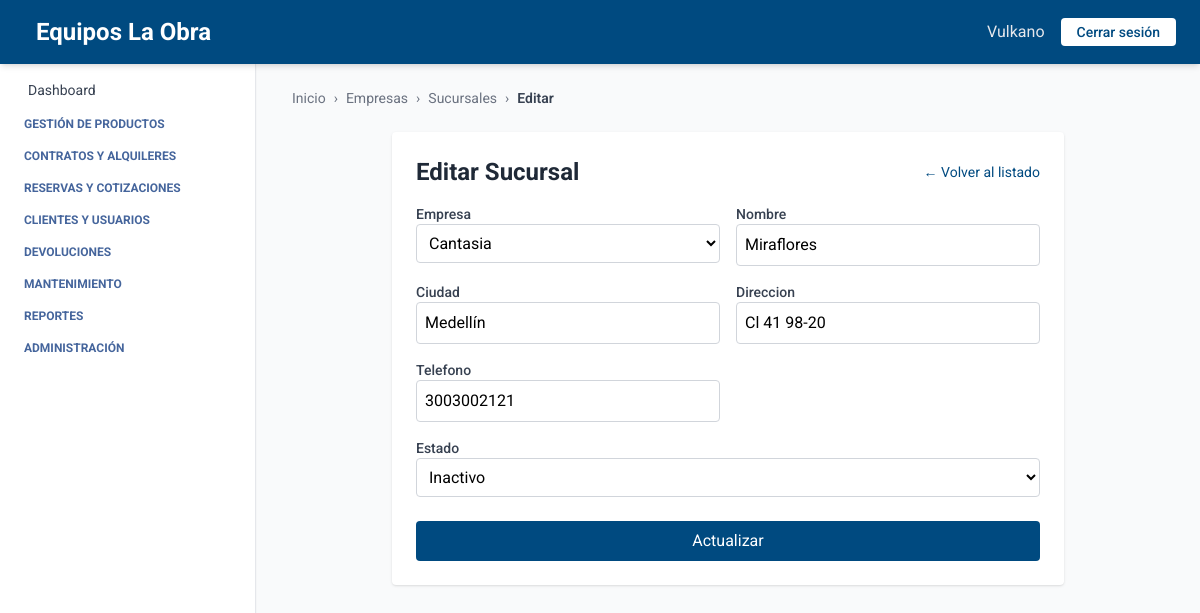
The page /empresa/sucursales/1/editar/ on the database as committed earlier.
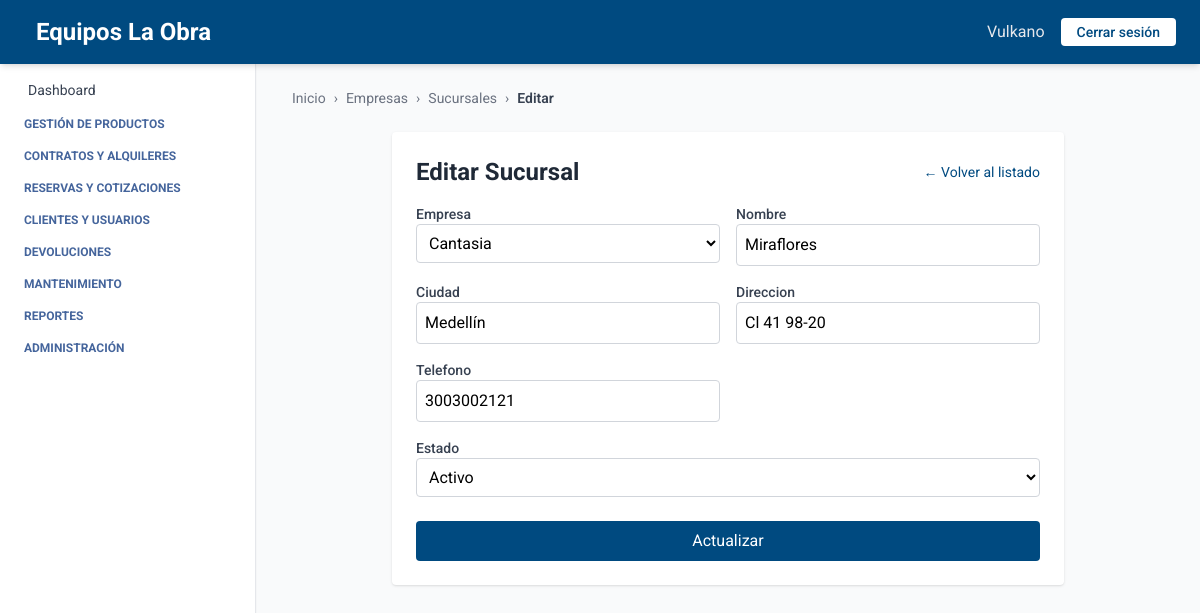
The same page on the database as committed later.
### empresa/models.py (models this page shows, shortened)
class Sucursal(models.Model):
    ESTADOS = [
        ("activo", "Activo"),
        ("inactivo", "Inactivo"),
    ]
    empresa = models.ForeignKey(Empresa, related_name='sucursales', on_delete=models.CASCADE)
    nombre = models.CharField(max_length=100)
    ciudad = models.CharField(max_length=100)
    direccion = models.CharField(max_length=255)
    telefono = models.CharField(max_length=20, blank=True, null=True)
    estado = models.CharField(max_length=20, choices=ESTADOS, default="activo")

### empresa/views.py (the view)
# urls.py: path('sucursales/<int:pk>/editar/', SucursalUpdateView.as_view(), name='editar_sucursal'),
class SucursalUpdateView(BreadcrumbMixin, UpdateView):
    model = Sucursal
    form_class = SucursalEditForm
    template_name = 'editar_sucursal.html'
    success_url = reverse_lazy('sucursal_list')
    breadcrumb_items = [
        ("Empresas", reverse_lazy("empresa_list")),
        ("Sucursales", reverse_lazy("sucursal_list")),
        ("Editar", None)]

### core/views.py (called while the page is built)
    def get_context_data(self, **kwargs):
        context = super().get_context_data(**kwargs)
        context["home"] = self.home_url
        context["breadcrumb_items"] = self.breadcrumb_items
        return context

### empresa/models.py (called while the page is built)
    def __str__(self):
        return self.nombre

### empresa/templates/editar_sucursal.html (shortened to what this page needs)
{% extends "index.html" %}
{% block breadcrumb %}
  {% include "breadcrumb.html" with home='/' breadcrumbs=breadcrumb_items %}
{% endblock %}
{% block content %}
<div class="max-w-2xl mx-auto mt-6 bg-white p-6 rounded shadow">
  <div class="flex justify-between items-center mb-4">
    <h2 class="text-2xl font-bold text-gray-800">Editar Sucursal</h2>
    <a href="{% url 'sucursal_list' %}" class="text-sm text-[var(--primary-color)] hover:underline">
      ← Volver al listado
    </a>
  </div>
  <form method="post" class="grid grid-cols-2 gap-4">
    {% for field in form %}
    <div class="{% if forloop.counter == form.fields|length %}col-span-2{% endif %}">
      <label for="{{ field.id_for_label }}" class="block text-sm font-medium text-gray-700">{{ field.label }}</label>
      {{ field }}
    </div>
    {% endfor %}
    <div class="col-span-2">
      <button type="submit" class="mt-2 w-full bg-[var(--primary-color)] text-white py-2 rounded hover:bg-blue-700 transition">
        Actualizar
      </button>
    </div>
  </form>
</div>
{% endblock %}

Rows that differ between the two databases and show on the page:
changed Sucursal "Cantasia": estado "Inactivo" → "Activo"
